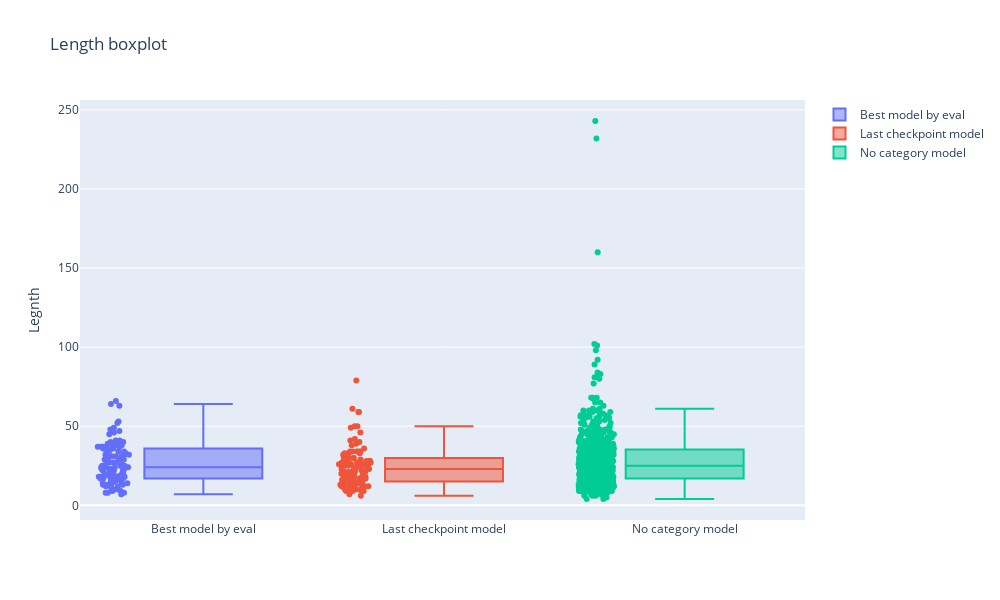

Notebook source saved alongside this figure:
### Markdown cell above
#### Boxplot длин текстовых данных

### Code cell
fig = make_subplots(rows=1, cols=1)

fig.add_trace(
    go.Box(y=best_model_eval_table.len_of_generated_answer, name="Best model by eval"), row=1, col=1
)

fig.add_trace(
    go.Box(y=last_chp_model_eval_table.len_of_generated_answer, name="Last checkpoint model"), row=1, col=1
)

fig.add_trace(
    go.Box(y=no_cat_eval_table.len_of_generated_answer, name="No category model"), row=1, col=1
)

fig.update_layout(
    height=600, width=1000, title_text="Length boxplot", yaxis_title="Legnth"
)
fig.update_traces(boxpoints="all", jitter=0.3)
fig.show()

### Figure 1 — Plotly figure (JSON) as saved in the notebook; plotly's stock layout.template omitted (floating-point values rounded to 4 significant figures; data arrays with more than 128 entries replaced by an {"elided": "..."} marker saying what was removed)
{"data": [{"boxpoints": "all", "jitter": 0.3, "name": "Best model by eval", "type": "box", "xaxis": "x", "y": [39, 23, 37, 24, 13, 64, 36, 15, 31, 38, 53, 29, 17, 17, 18, 38, 24, 27, 63, 8, 32, 24, 12, 23, 37, 45, 32, 17, 46, 17, 15, 39, 25, 19, 41, 18, 30, 17, 28, 12, 24, 66, 22, 34, 13, 25, 41, 48, 14, 25, 13, 37, 26, 9, 34, 40, 19, 20, 22, 36, 32, 10, 29, 36, 23, 10, 33, 14, 24, 34, 27, 40, 23, 18, 9, 7, 29, 36, 22, 20, 15, 18, 36, 52, 20, 21, 8, 49, 14, 33, 37, 27, 16, 12, 28, 24, 31, 17, 11, 47, 16, 37, 31, 19, 8, 18, 38], "yaxis": "y"}, {"boxpoints": "all", "jitter": 0.3, "name": "Last checkpoint model", "type": "box", "xaxis": "x", "y": [14, 33, 33, 34, 15, 24, 9, 14, 16, 12, 50, 10, 28, 9, 29, 17, 32, 19, 38, 30, 22, 33, 30, 18, 24, 13, 21, 21, 41, 16, 15, 34, 30, 27, 23, 24, 46, 24, 21, 18, 25, 59, 10, 34, 7, 10, 28, 79, 17, 14, 13, 14, 27, 21, 26, 12, 6, 21, 21, 9, 25, 13, 42, 17, 40, 61, 20, 18, 26, 26, 34, 27, 36, 31, 23, 18, 50, 26, 12, 22, 28, 17, 30, 39, 28, 20, 10, 13, 13, 28, 49, 17, 15, 12, 26, 9, 34, 11, 20, 59, 17, 30, 26, 25, 25, 10, 24], "yaxis": "y"}, {"boxpoints": "all", "jitter": 0.3, "name": "No category model", "type": "box", "xaxis": "x", "y": {"elided": "661 int values"}, "yaxis": "y"}], "layout": {"height": 600, "title": {"text": "Length boxplot"}, "width": 1000, "xaxis": {"anchor": "y", "domain": [0, 1]}, "yaxis": {"anchor": "x", "domain": [0, 1], "title": {"text": "Legnth"}}}}
